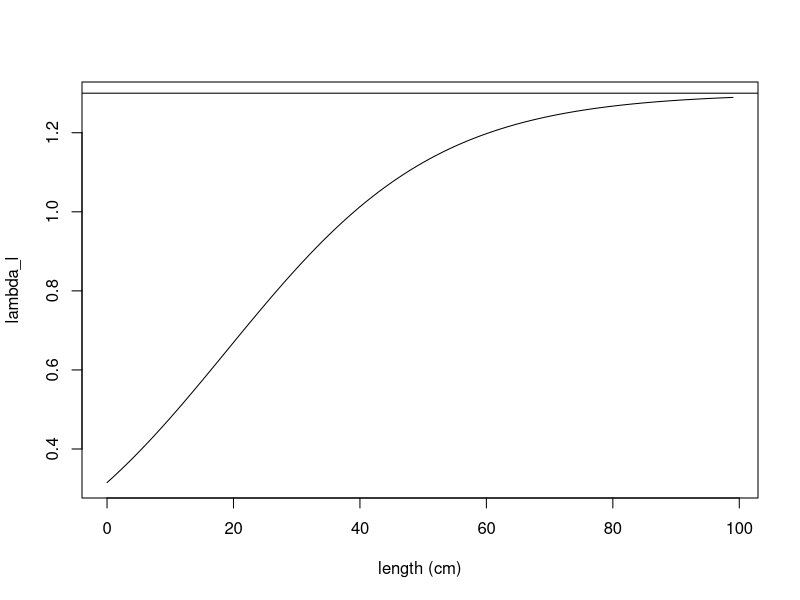
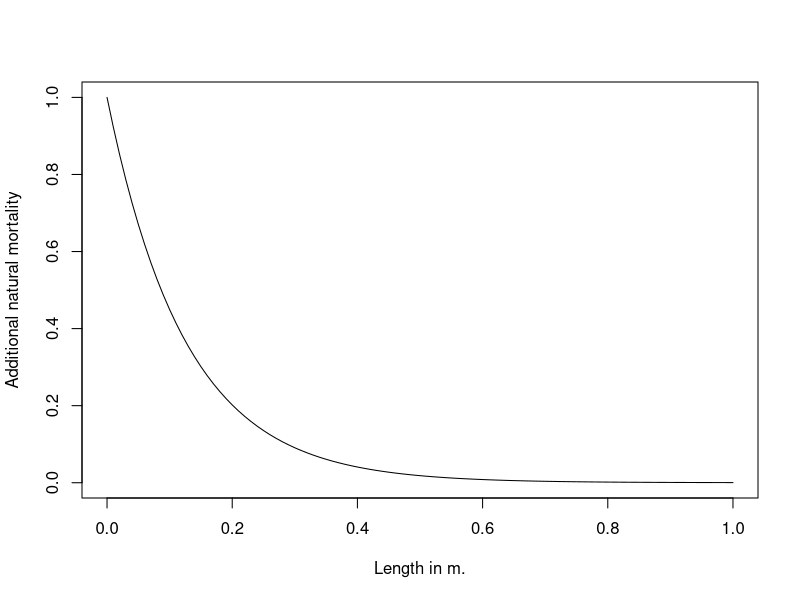
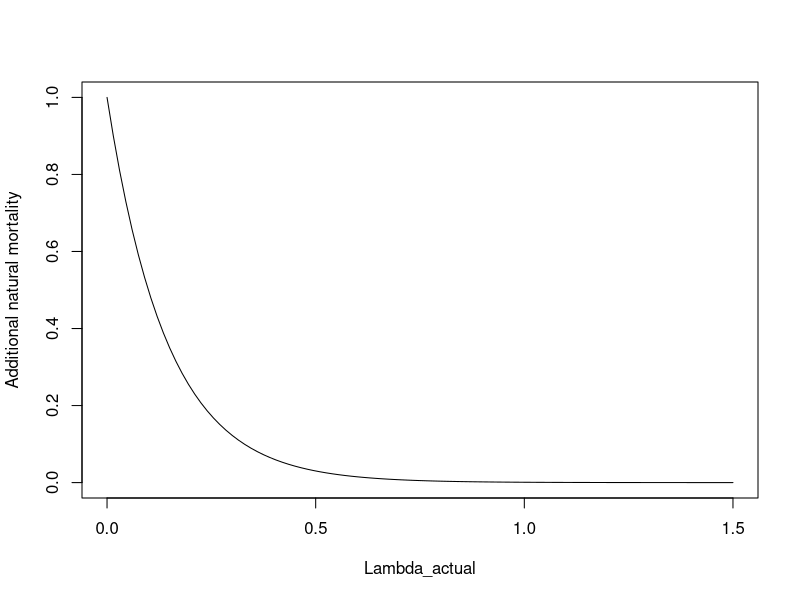
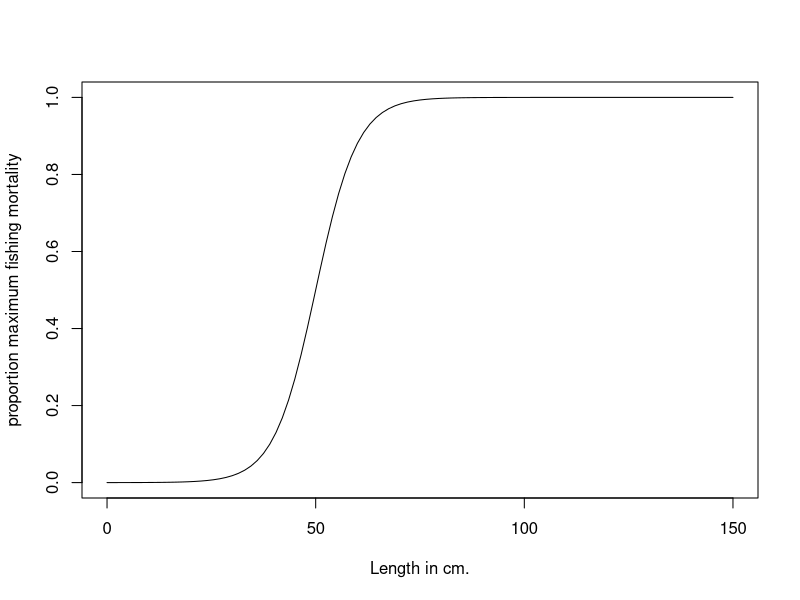

These charts were generated, in order, by the following R code: (Note: a time limit stopped this script after it produced the figures.)
## ---- chunk 1
knitr::opts_chunk$set(echo = TRUE)
## ---- chunk 2
ratios <- vector(mode="numeric", length=25)
r =6
# In meters
a_bar = 0.2
lambda_min=0

lambda_max=1.3

for (i in 1:100) {
  ratios[i] <- lambda_min + (lambda_max-lambda_min)*(exp(r*((i/100)-a_bar)))/(1+exp(r*((i/100)-a_bar)))
}
plot(0:(length(ratios)-1), ratios, xlab="length (cm)", ylab="lambda_l", type="l")
abline(h=1.3)
## ---- chunk 3
curve(exp(-8*x), from =0, to=1, xlab="Length in m.", ylab="Additional natural mortality")
curve(exp(-7*x), from =0, to=1.5, xlab="Lambda_actual", ylab="Additional natural mortality")
## ---- chunk 4
curve(1/(1+exp(-0.2*(x - 50))), from =0, to=150, xlab="Length in cm.", ylab="proportion maximum fishing mortality")
## ---- chunk 5
genotype1r = 6
genotype2r = 10
genotype1w = 0.674
genotype2w = 0.674

# Set longevity of the fish species, runtime of the model, and number of distinct genotypes
longevity_days = 9125
# set runtime to any arbitrary desired value, in units of days
runtime_days = 130*365
genotypes = 2
# Setting the length of the timestep in days
timescale= 91.25
# Setting run time and longevity to units of time steps
runtime = round(runtime_days/timescale)
longevity = round(longevity_days/timescale)

# How long to run model for convergence before addition of genetic diversity
# in units of days
add_genotypes = 33440

initialize_pop_matrices <- function(longevity, runtime, genotype) {
  # Initialize matrix of columns (years) and rows (age classes)
  # Multiplied by 3 because we'll be storing cohorts' reproductive biomass and lengths 
  age_dist=matrix(0L, nrow=longevity*3, ncol=runtime+1)
  # Add (arbitrarily) 10000 individuals to age=10 to start with
  age_dist[round(3650/timescale), 1] = 10000
  return(age_dist)
}

# Generate a matrix for each genotype
for (g in 1:genotypes) {
  assign(paste("age_dist_",g,sep=""),initialize_pop_matrices(longevity, runtime, g),envir = .GlobalEnv)
}

# Set parameters
# Need to add density dependence
# The steepness of the increase in the ratio lambda (reversible over structural mass)
r = 6
# The length at which the increasing function of lambda reaches its inflection point
l_bar = 0.2
# Scaling parameter for obtaining structural mass from standard length
c_1 = 5787
# Multiplier for obtaining overall yearly energy intake as a function of structural mass
p_0 = 0.1*timescale
# Exponent for obtaining overall yearly energy intake as a function of structural mass
p_1 = 2/3
# Maximum ratio lambda (reversible over structural mass) a fish can attain over its life
lambda_max = 1.3
# Minimum ratio lambda a fish can attain over its life
lambda_min = 0
# Multiplier for obtaining cost of maintenance of structural mass
c_S = 0.003*timescale
# Multiplier for obtaining cost of maintenance of reversible mass
c_E = 0.0003*timescale
# Efficiency with which energy is converted into reversible mass
e_E = 0.9
# Efficiency with which energy is converted to structural mass
e_S = (1/3)
# Multiplier and exponent for the cost of reproduction (in grams)
r_0 = 6
r_1 = 0.6
# Effectively, reproductive investment (fraction of reversible mass devoted to reproduction)
w= 0.674
# Instantaneous base mortality rate
m = log(0.9995^timescale)*(-1)
# Instantaneous fishing mortality
Fishing = 0
# Ricker
alpha = 8.44e-09
b = 4.43e-15
# Parameter setting size-selection ogive steepness
q_f = 0.2
# Minimum catch size for the species (in meters)
mincatchsize = 0.5
# Total population biomass
b_t=0
# Increased natural mortality rate at E/S = 0 or S = 0 
m_max=log(0.994^timescale)*(-1)
# Egg packing constant
packing = 4.45e6
# Parameter for exponential decline in condition-dependent mortality with improved body condition
z_c=7
# Parameter for exponential decline in predation mortality with increased body length
z_p=8
# Resource density
RD = 300000000
# Consumption with resource density half-saturation constant
K_RD = 1000000
# Variability in resource
sd_RD = 0
# How much energy intake is affected by changes in resources (1=no change)
resource = 1

# GROWTH FUNCTIONS

# For obtaining structural mass
structural_mass <- function(l) {
  return(c_1*(l)^3)
}

# Calculate the instrinsic length-dependent E/S ratio that the fish is trying to attain
intrinsic_lambda <- function(l, l_bar, r, lambda_min, lambda_max) {
  return(lambda_min + (lambda_max-lambda_min)*(exp(r*(l-l_bar)))/(1+exp(r*(l-l_bar))))
}

# Energy intake for the fish per year, dependent on fish structural biomass
size_dependent_energy_intake <- function(S, p_0, p_1) {
  return(resource*p_0*(S)^(p_1))
}

# Calculate the cost of the year of maintaining current structural and reversible biomass
maintenance_cost <- function(S, E, c_S, c_E) {
  return(c_S*S + c_E*E)
}

# Function for calculating a new, reduced level of reversible biomass, if net energy intake is negative
negative_p_net <- function(E, p_net, e_E) {
  if (p_net < 0) {
    return(E + (p_net/e_E))}
}

# Calculate the amount of energy needed to raise the R/S ratio to the length-dependent maximum
p_E_raising_lambda <- function(lambda_a, S, E) {
  return((lambda_a*S - E))
}

# Calculating proportion of any remaining energy to be converted to structural mass, to maintain R/S
remaining_energy_allocation <- function(e_S, e_E, lambda_a) {
  return((lambda_a*e_S)/(lambda_a*e_S + e_E))
}

# Obtain R and S for a cohort prior to its reproduction (or failure to reproduce) that year
get_pre_reproductive_size <- function(E_past, l_past, a) {
  S_past = structural_mass(l_past)
  lambda_a = intrinsic_lambda(l_past, l_bar, r, lambda_min, lambda_max)
  p_net = size_dependent_energy_intake(S_past, p_0, p_1) - maintenance_cost(S_past, E_past, c_S, c_E)
  if (p_net < 0) {
    E <- max(0,negative_p_net(E, p_net, e_E))
  }
  if (p_net >= 0 & lambda_a > (E_past/S_past)) {
    # Gives amount of grams needed to raise E/S to lambda_l - not taking efficiency into account yet
    p_E = p_E_raising_lambda(lambda_a, S_past, E_past)
    if ((p_E/e_E - p_net) >=0) {
      E_past = p_net*e_E + E_past
      p_net = 0
    }
    if ((p_E/e_E - p_net) <0) {
      E_past = p_E + E_past
      p_net = p_net - p_E/e_E
    }
  }
  if (p_net >= 0) {
    E = E_past + remaining_energy_allocation(e_S, e_E, lambda_a)*e_E*p_net
    S = S_past + (1-remaining_energy_allocation(e_S, e_E, lambda_a))*e_S*p_net
  }
  l = (S/c_1)^(1/3)
  output <- c(E,l)
  return(output)
}

# REPRODUCTION FUNCTIONS

# Calculate spawning stock biomass
fecundity <- function(ages, t, age_dist, g) {
  # Parameterizing genotypes
  if (t >= round(add_genotypes/timescale)) {
    w=0.674
    # Genotype parameterization
    if (g==1) {
      w=genotype1w
    }
    if (g==2) {
      w=genotype2w
    }
  }
  fecundity = 0
  for (a in ages) {
    if ((w*age_dist[a+(longevity),t]-(r_0*structural_mass(age_dist[a+(2*longevity),t]))^(r_1))>0) {
      fecundity = fecundity + (w*age_dist[a+(longevity),t]-(r_0*structural_mass(age_dist[a+(2*longevity),t]))^(r_1))*age_dist[a,t]
      age_dist[a+(longevity),t] = age_dist[a+(longevity),t] - w*age_dist[a+(longevity),t]
    }
  }
  # Convert from g. to kg.
  fecundity = fecundity/1000
  # Convert from kg. to fecundity
  fecundity = fecundity*(packing)
  assign(paste("age_dist_",g,sep=""),age_dist, envir = .GlobalEnv) 
  return(fecundity)
}

# Calculate total population biomass
biomass_t <- function(ages, t) {
  for (a in ages) {
    b_t = b_t + age_dist[a, t-1]*(structural_mass(age_dist[a+(2*longevity),t-1]))
  }
  return(b_t)
}

# Density dependent recruitment for this year
recruitment <- function(age, ages, t) {
  egg_production_total = 0
  for (g in 1:genotypes) {
    egg_production_total = egg_production_total + fecundity(ages, t, get(paste("age_dist_",g,sep="")),g)
  }
  relative_recruitment = vector(mode="numeric", length=genotypes)
  for (g in 1:genotypes) {
    relative_recruitment[g] = fecundity(ages, t, get(paste("age_dist_",g,sep="")),g)/egg_production_total
  }
  if (age==0) {
    N_0 = alpha * egg_production_total * exp(-b*egg_production_total)
    # Converting from thousands recruits to recruits, dividing by 2 because Ricker makes both male and female fish
    N_0 = N_0 * 1000
    N_0 = N_0/2
  }
  for (g in 1:genotypes) {
    age_dist = get(paste("age_dist_",g,sep=""))
    age_dist[1,t] = N_0*relative_recruitment[g]
    assign(paste("age_dist_",g,sep=""),age_dist, envir = .GlobalEnv) 
  }
}

# Add new recruits, and change the reproducing cohorts' amount of reversible mass
reproduce <- function(ages, t) {
  if (t>1) {
    recruitment(0, ages, t)
  }
}

# MORTALITY FUNCTIONS

# Fishing mortality is size selective
selective_mortality <- function(length) {
  1 / (1 + exp(-q_f*(length - mincatchsize)*100))
}

# Mortality drops as E/S increases, as S increases
mortality <- function(age) {
  lambda <- ((age_dist[age+(longevity),t]))/structural_mass(age_dist[age+(2*longevity),t])
  length = age_dist[age+(2*longevity),t]
  if (age < longevity) {
    N_t = age_dist[age-1,t-1]*exp( -m + -Fishing*selective_mortality(length) - m_max*exp(-z_c*lambda) - (m_max-m)*exp(-z_p*length) )
  }
  if (age == longevity) {
    N_t = age_dist[age-1,t-1]*exp( -m + -Fishing*selective_mortality(length) - m_max*exp(-z_c*lambda) - (m_max-m)*exp(-z_p*length))
    N_t = age_dist[age,t-1]*exp( -m + -Fishing*selective_mortality(length) - m_max*exp(-z_c*lambda) - (m_max-m)*exp(-z_p*length))
  }
  return(N_t)
}

# Calculate lengths (and reversible masses) at each age for the model with no density dependence
lengths_at_t1 <- function(genotypes) {
  t=1
  for (g in 1:genotypes) {
    age_dist = get(paste("age_dist_",g,sep=""))
    age_dist[1+(longevity), 1] = 0.3066
    age_dist[1+2*(longevity), 1] = 0.0493
    for (i in 2:longevity) {
      new_E_l = get_pre_reproductive_size(age_dist[i-1+(longevity), 1],age_dist[i-1+2*(longevity), 1], i-1)
      age_dist[i+(longevity), 1] = new_E_l[1]
      age_dist[i+(2*longevity), 1] = new_E_l[2]
      if ((w*age_dist[i+(longevity),t]-(r_0*structural_mass(age_dist[i+(2*longevity),t]))^(r_1))>0)
      {
       age_dist[i+(longevity),t] = age_dist[i+(longevity),t] - w*age_dist[i+(longevity),t]*(timescale/365) 
      }
    }
    assign(paste("age_dist_",g,sep=""),age_dist, envir = .GlobalEnv) 
  }
}  

# Initialize lengths and reversible masses for ages
lengths_at_t1(genotypes)

# Run the model
for (t in 2:runtime) {
  resource = max(rnorm(1,1,sd=sd_RD),0)*(RD/(K_RD+RD))
  b_t=0
  if (t == round(add_genotypes/timescale)) {
    Fishing = log(exp(-0.2)^(1/(365/timescale)))*(-1)
    sd_RD = 0.02
  }
  for (genotype in 1:genotypes) {
    age_dist = get(paste("age_dist_",genotype,sep=""))
    b_t = biomass_t(1:longevity, t)
    assign(paste("age_dist_",genotype,sep=""),age_dist, envir = .GlobalEnv) 
  }
  for (genotype in 1:genotypes) {
    
    # Parameterizing genotypes
    if (t >= round(add_genotypes/timescale)) {
      r=6
      # Genotype parameterization
      if (genotype==1) {
        # a_bar = 36.5
        r=genotype1r
      }
      if (genotype==2) {
        # a_bar = 365*2
        r=genotype2r
      }
    }
  
    age_dist = get(paste("age_dist_",genotype,sep=""))
    age_dist[1+(longevity), t] =  0.3066
    age_dist[1+2*(longevity), t] = 0.0493
    for (age in 2:longevity) {
      new_E_l = get_pre_reproductive_size(age_dist[age-1+(longevity), t-1],age_dist[age-1+2*(longevity), 1], age-1)
      age_dist[age+(longevity), t] = new_E_l[1]
      age_dist[age+(2*longevity), t] = new_E_l[2]
    
    # Mortality
    for (age in 2:longevity) {
      age_dist[age, t] <- mortality(age)
    }
    }
    assign(paste("age_dist_",genotype,sep=""),age_dist, envir = .GlobalEnv) 
  }
  if ((t%%round(365/timescale) == 0)) {
   reproduce(1:longevity, t) 
  }
}

### Analysis code

approach <- vector(mode="numeric", length=runtime)
for (i in 1:runtime) {
  for (j in 1:genotypes) {
    approach[i] <- approach[i]+ sum(get(paste("age_dist_", j, sep=""))[1:longevity,i])
  } 
}
# Plot population dynamics
plot(approach[seq(4,length(approach), by=4)], col="black", pch=19, type="l", ylab="Abundance",xlab="Time (3 months)")
approach <- vector(mode="numeric", length=runtime)
for (i in 1:runtime) {
  approach[i] <- sum(age_dist_1[1:longevity,i])
}
lines(approach[seq(4,length(approach), by=4)], col="red", pch=19, type="l")
cols <- c("orange","green","blue","purple")
for (j in 2:genotypes) {
  approach <- vector(mode="numeric", length=runtime)
  for (i in 1:runtime) {
    approach[i] <- sum(get(paste("age_dist_",j, sep=""))[1:longevity,i])
  }
  lines(approach[seq(4,length(approach), by=4)], col=cols[j-1], pch=19)
}
## ---- chunk 6
i_0 = 367
repro_vec = vector(length=longevity, mode="numeric")
survivor_vec = vector(length=longevity, mode="numeric")
w = genotype1w
r = genotype1r
age_dist <- age_dist_1
survivor_vec[1]<-age_dist[1,i_0+1]
repro_vec[1] <- 0
for (i in 2:longevity) {
  repro_vec[i] <- max(0, (w*age_dist[i+(longevity),i_0+i] - (r_0*structural_mass(age_dist[i+(2*longevity),i_0+i]))^(r_1)))
  survivor_vec[i] <- age_dist[i,i_0+i]/(survivor_vec[1])
}
survivor_vec_1 <- survivor_vec
repro_vec_1 <- repro_vec

i_0 = 367
repro_vec = vector(length=100, mode="numeric")
survivor_vec = vector(length=100, mode="numeric")
w = genotype2w
r = genotype2r
age_dist <- age_dist_2
survivor_vec[1]<-age_dist[1,i_0+1]
repro_vec[1] <- 0
for (i in 2:longevity) {
 repro_vec[i] <- max(0, (w*age_dist[i+(longevity),i_0+i] - (r_0*structural_mass(age_dist[i+(2*longevity),i_0+i]))^(r_1)))
 survivor_vec[i] <- age_dist[i,i_0+i]/(survivor_vec[1])
}
plot((survivor_vec[2:length(survivor_vec)])-(survivor_vec_1[2:length(survivor_vec_1)]), ylab="Survivorship of genotype 2 - genotype 1", main="Survivorship advantage/disadvantage of\ngenotype 2 over 1", xlab="Time")
plot(repro_vec-repro_vec_1, ylab="Reproduction of genotype 2 - genotype 1", main="Reproduction advantage/disadvantage of\ngenotype 2 over 1", xlab="Time")
